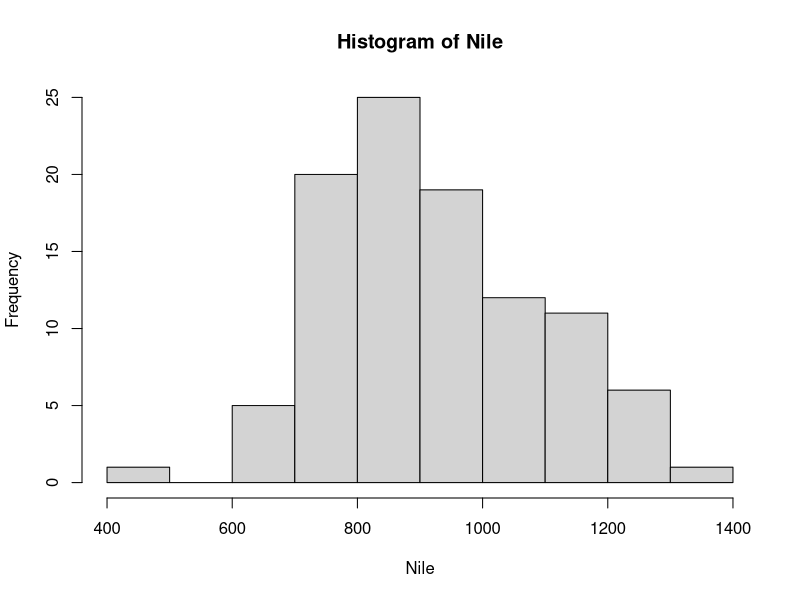
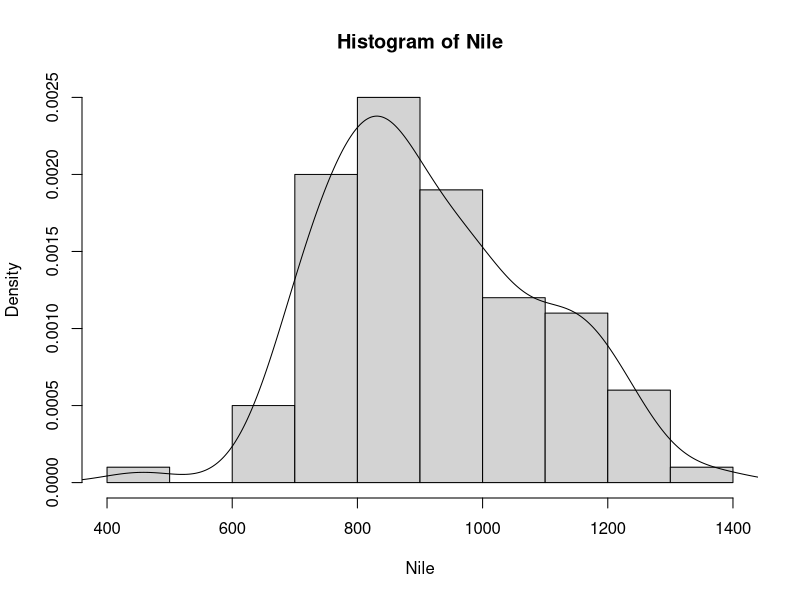
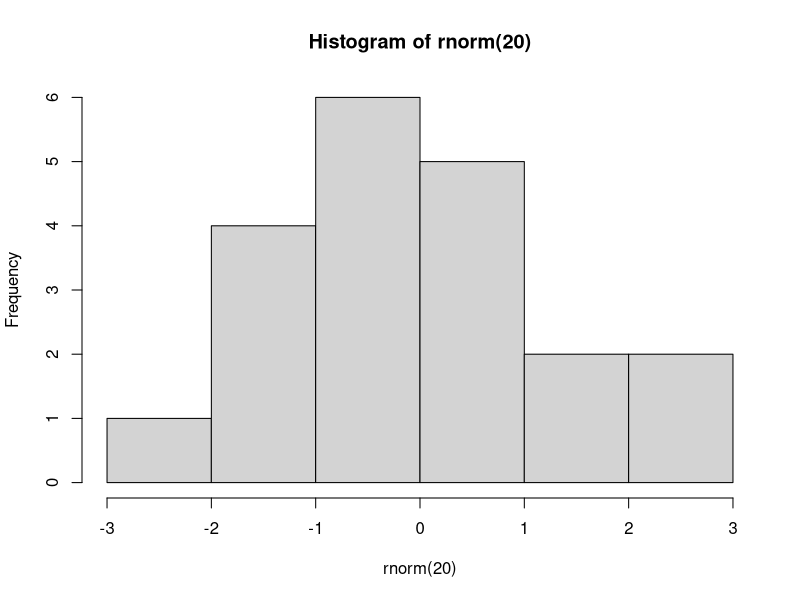

Write R code to recreate these figures, in order. (Note: this script raises an error after producing the figures.)
# chap01_Basic.R : 주석문

# R 패키지 보기
dim(available.packages())	#18393	17

# R 패키지 목록 보기
available.packages()

# R Session 보기
sessionInfo()

# stringr 패키지 설치
install.packages("stringr")

# 설치된 패키지 확인
installed.packages()

# 패키지 메모리 로드
library(stringr)

# 현재 로드된 패키지 확인
search()

# 패키지 삭제
remove.packages("stringr")

# 기본 데이터셋 보기
data()

# 기본 데이터 셋으로 히스토그램 그리기
# 단계1 : 빈도수를 기준으로 히스토그램 그리기
hist(Nile, freq = TRUE) #hist 매개변수 freq 기본값 true

# 단계2 : 밀도를 기준으로 히스토그램 그리기
hist(Nile, freq = FALSE) #boolean 값은 대문자로 약속

# 단계3 : 단계 2의 결과에 분포 곡선을 추가
lines(density(Nile))

# 히스토그램을 파일로 저장하기
par(mfrow = c(1,1))
pdf("output/batch.pdf") # pdf 출력
hist(rnorm(20)) # 난수에 대한 히스토그램 그리기
dev.off() # 출력할 파일 닫기

# 스칼라(scalar) 변수 사용 예
var1 <- 0 #변수안에 하나의 값이 저장되있는 경우우
var1
var1 <- 1
var1
var1 <- 2
var1 

# '변수.멤버' 형식의 변수 선언 (자바와 달리 .은 연산자 아닌 변수명의 일부)
goods.code <- 'a001'
goods.name <- '냉장고'
goods.price <- 850000
goods.des <- '최고 사양, 동급 최고 품질'

# 벡터 변수 사용 예
names <- c("홍길동", "이순신", "유관순")
names

# 함수
sum(10, 20, 30, 40, 50)
sum(10, 20, 30, 40, NA) #NA(Not Available)
sum(10, 20, 30, 40, NA, na.rm = TRUE)
# sum(10, 20, 30, 40, NA, na.rm = T) 같은 결과
# TRUE는 T, FALSE는 F로 가능

# 자료형 확인
string <- "홍길동"
string

is.character(string) # TRUE
is.integer(string) # FALSE

int <- 20
x <- is.numeric(int)

x # TRUE

is.logical(x) # TRUE

# 문자 원소를 숫자 원소로 형변환 하기
x <- c(1, 2, "3")
x # "1" "2" "3"

# result <- x * 3 : Error
result <- as.numeric(x) * 3 # 강제 형변환 as.
result

# 복소수 자료 생성과 형변환
z <- 5.3 - 3i
Re(z) # 실수부
Im(z) # 허수부

is.complex(z) # TRUE
as.complex(5.3) # 5.3 + 0i

# 스칼라 변수의 자료형과 자료 구조 확인
mode(int) # "numeric"
mode(string) # "character"
x <- TRUE
mode(x) # "logical"

class(int) # "numeric"
class(string) # "character"
class(x) # "logical"

# 문자 벡터와 그래프 생성
gender <- c("man", "woman", "woman", "man", "man")
plot(gender) # error

# 요인형 변환
# as.factor() 함수 이용 범주(요인)형 변환
Ngender <- as.factor(gender)
Ngender
table(Ngender)

# Factor형 변수로 차트 그리기
plot(Ngender)
mode(Ngender) # "numeric"
class(Ngender) # "factor"
is.factor(Ngender) # "TRUE"

# Factor Nominal 변수
Ngender

# factor() 함수 이용 Factor 형 변환
args(factor)
Ogender <- factor(gender, levels = c('woman', 'man'), labels = c("여자", "남자"), ordered=T)
Ogender

# 순서없는 요인과 순서있는 요인형 변환
par(mfrow=c(1,2))
plot(Ngender)
plot(Ogender)

# 도움말 보기
i <- sum(1,2,3)
i

help(sum)
?sum

# 함수 파라메터 보기
args(sum)

# 함수 사용 예제 보기
example(sum)

# 작업 공간 지정
getwd()
# setwd("C:/workspace/boot_hrd_bigdata/R_src")
